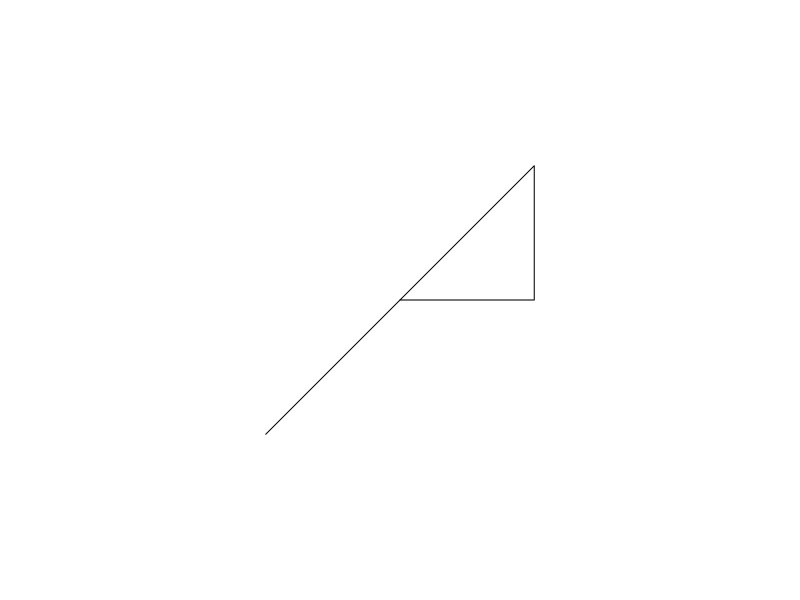

R code for this plot:



dev.off()
par(pty = "s", mar = c(0.5, 0.5, 0.5, 0.5))
plot(
    x = NA,
    y = NA,
    xlim = c(-1, 1),
    ylim = c(-1, 1),
    xlab = "",
    ylab = "",
    pch = 16,
    bg = NA,
    fg = NA,
    axes = FALSE
)
# abline(h = 0, v = 0, col = "gray60")

tri <- data.frame(
    x = c(0, 0.5, 0.5),
    y = c(0, 0, 0.5)
)
polygon(x = tri$x, y = tri$y)

rotater <- function(x, y, theta = pi/6) {
    x <- (x) * cos(theta) + (y) * sin(theta)
    y <- (y) * cos(theta) - (x) * sin(theta)
    return(list(x = x, y = y))
}

triRotated <- rotater(tri$x, tri$y, theta = -pi/2)
polygon(x = triRotated$x, y = triRotated$y)

# triRotated <- rotater(tri$x, tri$y, theta = -pi)
# polygon(x = triRotated$x, y = triRotated$y)



